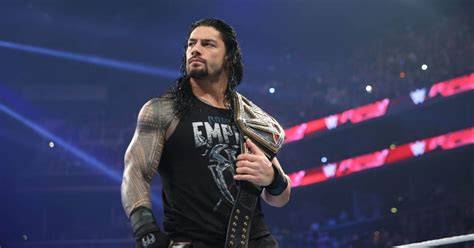
#> input picture image.jpg, 474 x 248 px
$ python cv3.py
#> lines starting #> are read from the running program, lines starting #| are printed output that depends on the picture; after the words box and inside, x2 and y2 are one past the last pixel; in counts of white or black regions, pixels touching at a corner belong together
import cv2

# Load Image
img = cv2.imread("image.jpg")
#> img is the input picture: shape (248, 474, 3); mean B, G, R 89.2, 60.5, 60.2

if img is None:
    print("Image not found!")
    exit()

while True:

    print("\n--- IMAGE ANNOTATION ---")
    print("1. Draw Line")
    print("2. Add Text")
    print("3. Draw Circle")
    print("4. Draw Rectangle")
    print("5. Draw Ellipse")
    print("6. Exit")

    choice = input("Enter your choice: ")
#> the answer given: 1
#> `cv2.line(output, (50, 50), (300, 300), (255, 0, 0), 3)`:
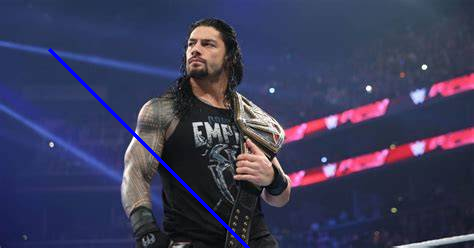
#> output: shape (248, 474, 3); 0.85% of pixels changed, all inside (x1, y1, x2, y2) = (48, 48, 250, 248)
#> the answer given: 1
#> the answer given: 1
#> the answer given: 1
#> the answer given: 1
#> the answer given: 1
#> (the run stopped early here; a loop or call above may not have finished)
